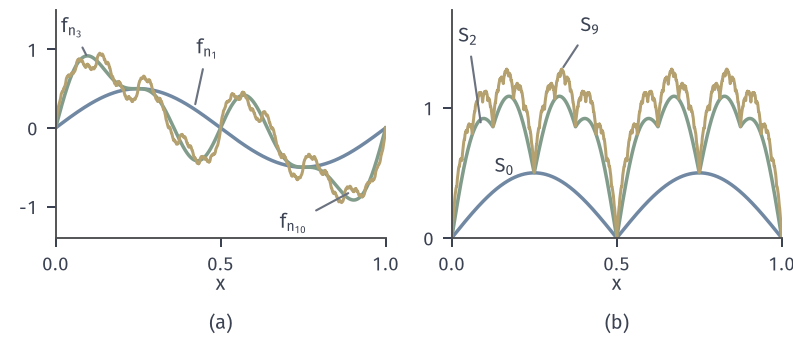

Recreate this plot in Python.
from pathlib import Path
import sys
ROOT = next(p for p in Path(__file__).resolve().parents if (p/"build.sh").is_file() and (p/"tex/book.tex").is_file())
sys.path.insert(0, str(ROOT/"figures/00-shared/mathematical-preliminaries-upper/00-shared/comprehension-figures"))
from support import figure, save, BLUE, GREEN, YELLOW, RED, PURPLE, INK, MUTED, GRID, BLUE_FILL, GREEN_FILL, YELLOW_FILL, RED_FILL, PURPLE_FILL
import numpy as np

def panel_labels(fig, axes, y=.02):
    for ax, s in zip(axes, "(a) (b) (c)".split()):
        q = ax.get_position(); fig.text((q.x0+q.x1)/2, y, s, ha="center", va="bottom")

# Telescoping series: F_1=sin(2 pi x)/2, F_(k+1)=F_k+2^(-k) sin(2^(k+1) pi x); S_m=|F_1|+sum_{k<=m}|F_(k+1)-F_k|.
fig, axes = figure(width_mm=112, height_mm=48, ncols=2)
fig.set_layout_engine(None)
fig.subplots_adjust(left=.07, right=.985, top=.97, bottom=.3, wspace=.2)
x = np.linspace(0, 1, 3000)
F = [.5*np.sin(2*np.pi*x)]; D = []
for k in range(1, 10):
    d = 2.**(-k)*np.sin(2**(k+1)*np.pi*x); D.append(d); F.append(F[-1]+d)
S = lambda m: abs(F[0])+sum(abs(d) for d in D[:m])
ax = axes[0]
for i, c in ((0, BLUE), (2, GREEN), (9, YELLOW)):
    ax.plot(x, F[i], color=c, lw=1.2 if i == 9 else 1.4)
ax.annotate('$f_{n_1}$', xy=(.42, .24), xytext=(.46, .95), ha='center', arrowprops=dict(arrowstyle='-', color=MUTED, lw=.85))
ax.annotate('$f_{n_3}$', xy=(.1, .87), xytext=(.05, 1.22), ha='center', arrowprops=dict(arrowstyle='-', color=MUTED, lw=.85))
ax.annotate('$f_{n_{10}}$', xy=(.9, -.8), xytext=(.72, -1.27), ha='center', arrowprops=dict(arrowstyle='-', color=MUTED, lw=.85))
ax.set_xlim(0, 1); ax.set_ylim(-1.4, 1.5); ax.set_xticks([0, .5, 1]); ax.set_yticks([-1, 0, 1]); ax.set_xlabel('$x$', labelpad=0)
ax = axes[1]
for m, c in ((0, BLUE), (2, GREEN), (9, YELLOW)):
    ax.plot(x, S(m), color=c, lw=1.2 if m == 9 else 1.4)
ax.text(.13, .5, '$S_0$', ha='left'); ax.annotate('$S_2$', xy=(.09, .85), xytext=(.05, 1.5), ha='center', arrowprops=dict(arrowstyle='-', color=MUTED, lw=.85))
ax.annotate('$S_9$', xy=(.33, 1.28), xytext=(.42, 1.58), ha='center', arrowprops=dict(arrowstyle='-', color=MUTED, lw=.85))
ax.set_xlim(0, 1); ax.set_ylim(0, 1.75); ax.set_xticks([0, .5, 1]); ax.set_yticks([0, 1]); ax.set_xlabel('$x$', labelpad=0)
panel_labels(fig, axes)
save(fig, Path(__file__).resolve().parent, 'figure', {'formula': 'F1=.5 sin(2 pi x); increments 2^-k sin(2^(k+1) pi x), k=1..9; S_m=|F1|+sum|inc|'})
